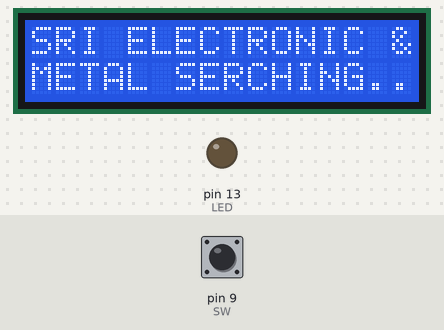
Recording of a sketch running on a simulated Arduino Uno, built with avr-gcc and run on an emulated ATmega328P. On the bench: 16×2 character LCD, output pins drawn as LEDs (lit = HIGH). Inputs (shaded band) come from the test bench; at power-on: pin 9 (SW) LOW.

Above: at 2.2 s.
2.3 s: pin 9 (SW) pulled HIGH for 0.15 s
At 2.37 s:
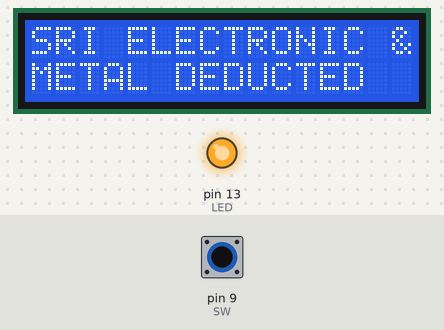
3.9 s: pin 9 (SW) pulled HIGH for 3.2 s
At 7.4 s:
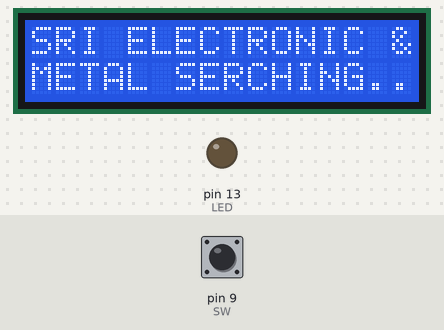
Timing chart, 0 to 8.9 s (numbered marks = the images above; inputs shaded):
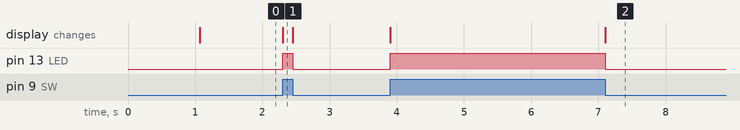

Measured:
- after the input at 2.3 s, pin 13 (LED): LOW → HIGH at once, → LOW 0.15 s later; the display: changes at once (image 1)
- after the input at 3.9 s, pin 13 (LED): LOW → HIGH at once, → LOW 3.2 s later; the display: first changes at once (image 2 shows a later state)

The sketch:

PROXIMITY.ino
```cpp
#include <LiquidCrystal.h>
LiquidCrystal lcd(0,1,2, 3, 4, 5);

const int LED=13;
const int SW=9;

int val=0;
int once=0;

void setup()
{
  lcd.begin(16, 2);

  lcd.setCursor(0,0);
  lcd.print("SRI ELECTRONIC & EMBEDDED SOLUTIONS");
  delay(1000);

  pinMode(LED,OUTPUT);
  pinMode(SW,INPUT);
}

void loop()
{
  val=digitalRead(SW);

  if(val==HIGH)
  {
    digitalWrite(LED,HIGH);
    lcd.setCursor(0,1);
    lcd.print("METAL DEDUCTED  ");
  }
  else
  {
    digitalWrite(LED,LOW);
    lcd.setCursor(0,1);
    lcd.print("METAL SERCHING..");
  }
}
```
